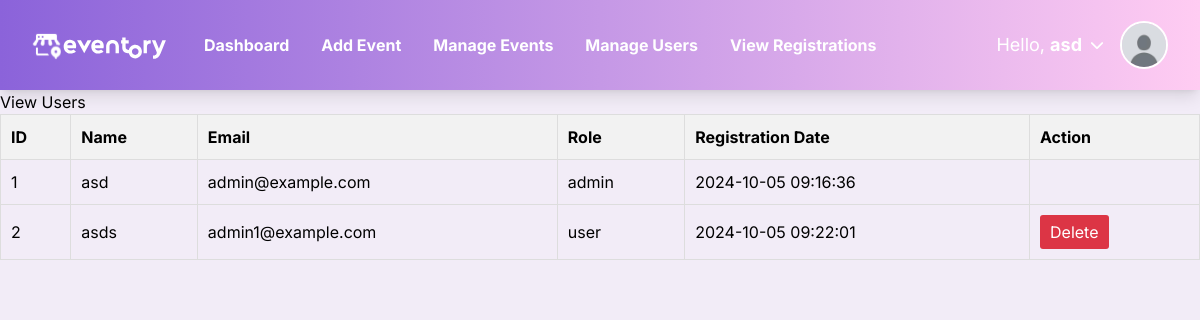
Before: /admin/view_users.php (signed in) with the older database file.
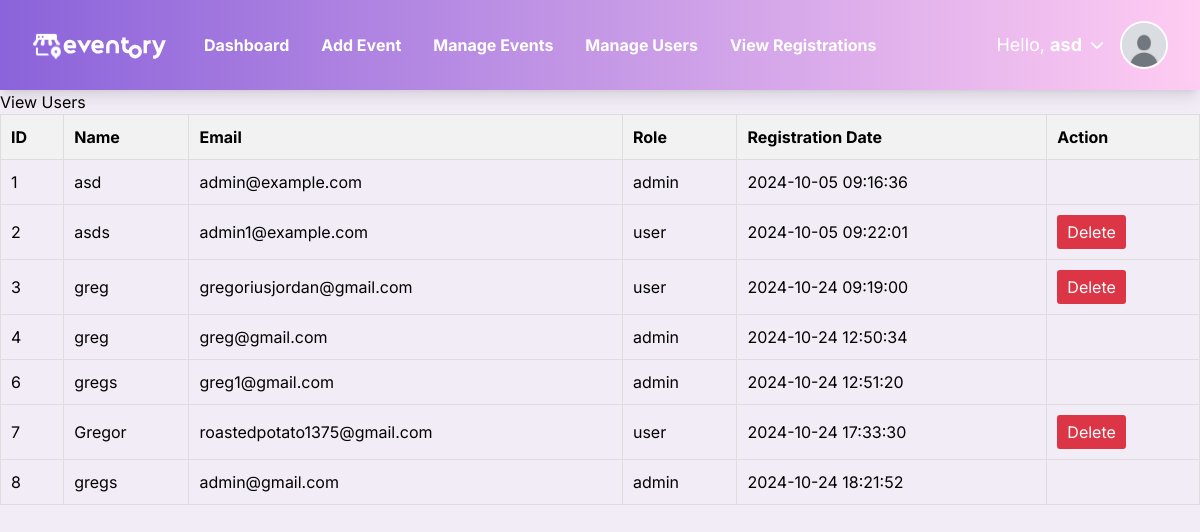
After: the same page with the newer database file.
### tables this page shows
CREATE TABLE `users` (
  `id` int(11) NOT NULL,
  `name` varchar(255) NOT NULL,
  `email` varchar(255) NOT NULL,
  `password` varchar(255) NOT NULL,
  `role` enum('admin','user') DEFAULT 'user',
  `created_at` timestamp NOT NULL DEFAULT current_timestamp(),
  `profile_picture` varchar(255) NOT NULL,
  `reset_token` varchar(255) NOT NULL,
  `reset_expiry` datetime DEFAULT NULL
);

### public_html/admin/view_users.php (the view, shortened to what this page needs)
<?php
require '../includes/db_connection.php';
$stmt = $pdo->query("SELECT * FROM users");
$users = $stmt->fetchAll();
?>
<?php include '../includes/navbar.php'; ?>
<h1>View Users</h1>
<table>
    <thead>
        <tr>
            <th>ID</th>
            <th>Name</th>
            <th>Email</th>
            <th>Role</th>
            <th>Registration Date</th>
            <th>Action</th>
        </tr>
    </thead>
    <tbody>
        <?php if (count($users) > 0): ?>
            <?php foreach ($users as $user): ?>
                <tr>
                    <td><?= htmlspecialchars($user['id']) ?></td>
                    <td><?= htmlspecialchars($user['name']) ?></td>
                    <td><?= htmlspecialchars($user['email']) ?></td>
                    <td><?= htmlspecialchars($user['role']) ?></td>
                    <td><?= htmlspecialchars($user['created_at']) ?></td>
                    <td>
                        <?php if ($user['role'] != 'admin'): ?>
                            <button onclick="confirmDeleteUser(<?= $user['id'] ?>)">Delete</button>
                        <?php endif; ?>
                    </td>
                </tr>
            <?php endforeach; ?>
        <?php else: ?>
            <tr>
                <td colspan="6">No users found.</td>
            </tr>
        <?php endif; ?>
    </tbody>
</table>

### public_html/includes/navbar.php (shortened to what this page needs)
<?php
require '../includes/db_connection.php';
$stmt = $pdo->prepare("SELECT * FROM users WHERE id = ?");
$stmt->execute([$_SESSION['user_id']]);
$user = $stmt->fetch();
$default_picture = '../assets/images/profile_pictures/default.jpg';
if (empty($user['profile_picture']) || !file_exists($user['profile_picture'])) {
    $user['profile_picture'] = $default_picture;
}
?>
<!DOCTYPE html>
<html lang="en">
<head>
    <script src="https://cdn.tailwindcss.com"></script>
</head>
<body class="bg-[#F2ECF7] font-inter">
    <nav class="bg-gradient-to-r from-[#8B63DA] via-[#C598E6] to-[#FFCCF2] shadow-lg">
        <div class="max-w-7xl mx-auto px-4 sm:px-6 lg:px-8">
            <div class="flex items-center justify-between h-[90px]">
                <div class="flex items-center space-x-8">
                    <a href="view_events.php" class="text-white font-bold text-xl flex-shrink-0">
                        <img class="w-[140px]" src="../assets/images/logo.svg" alt="Logo">
                    </a>
                    <div class="hidden md:flex space-x-8 font-bold text-white transition">
                        <?php if (isset($_SESSION['role'])): ?>
                            <?php if ($_SESSION['role'] === 'admin'): ?>
                                <a href="manage_events.php" class="hover:text-white transition">Dashboard</a>
                                <a href="add_event.php" class="hover:text-white transition">Add Event</a>
                                <a href="manage_events.php" class="hover:text-white transition">Manage Events</a>
                                <a href="view_users.php" class="hover:text-white transition">Manage Users</a>
                                <a href="view_registrations.php" class="hover:text-white transition">View Registrations</a>
                            <?php endif; ?>
                        <?php else: ?>
                            <a href="login.php" class="hover:text-gray-300 transition">Login</a>
                            <a href="register.php" class="hover:text-gray-300 transition">Register</a>
                        <?php endif; ?>
                    </div>
                </div>
                <div id="user-menu-toggle" class="hidden md:flex items-center cursor-pointer">
                    <span class="text-white text-lg mx-2">Hello, <b><?= htmlspecialchars($user['name']) ?></b></span>
                    <i class="fas fa-chevron-down text-white text-sm me-4"></i>
                    <img src="<?= htmlspecialchars($user['profile_picture']) ?>" class="h-12 w-12 rounded-full border-2 border-white" alt="User Avatar">
                </div>
            </div>
        </div>
    </nav>
</body>
</html>

### public_html/admin/view_users.php (style rules this page uses)
table { width: 100%; border-collapse: collapse; }
th, td { padding: 10px; border: 1px solid #ddd; text-align: left; }
th { background-color: #f2f2f2; }
button { padding: 5px 10px; background-color: #dc3545; color: white; border: none; border-radius: 3px; cursor: pointer; }

Changed rows visible on the page:
added users: id "3", name "greg", email "gregoriusjordan@gmail.com", role "user", created_at "2024-10-24 09:19:00"
added users: id "4", name "greg", email "greg@gmail.com", role "admin", created_at "2024-10-24 12:50:34"
added users: id "6", name "gregs", email "greg1@gmail.com", role "admin", created_at "2024-10-24 12:51:20"
added users: id "7", name "Gregor", email "roastedpotato1375@gmail.com", role "user", created_at "2024-10-24 17:33:30"
added users: id "8", name "gregs", email "admin@gmail.com", role "admin", created_at "2024-10-24 18:21:52"
